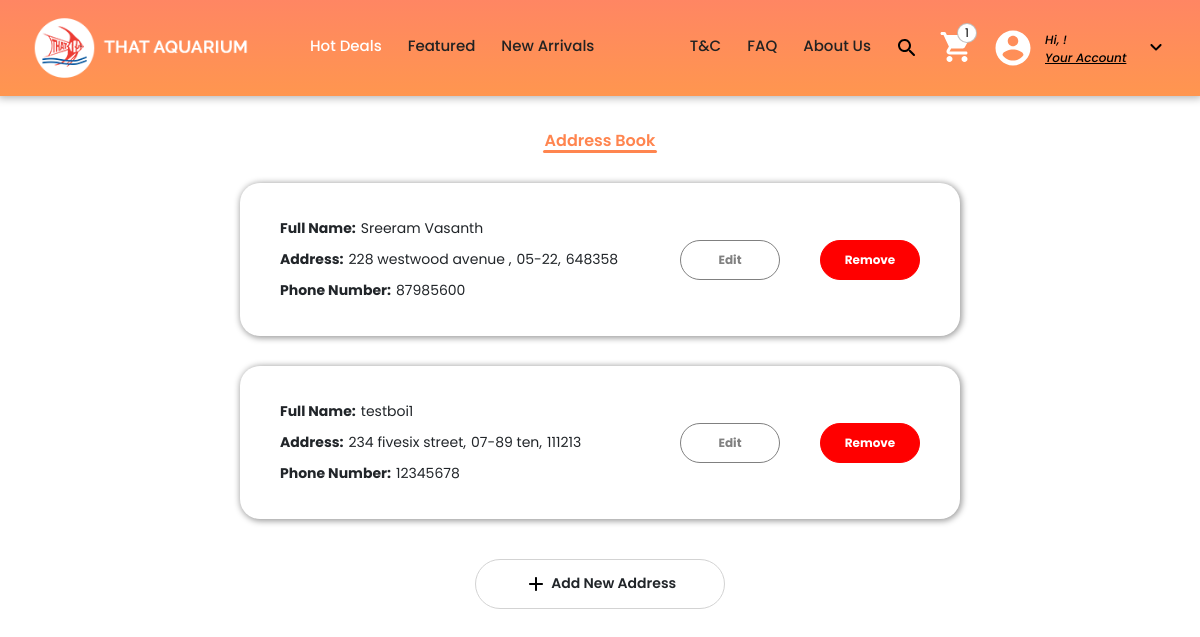
The page /address/ (signed in) on the database its author committed.
### store/models.py (models this page shows)
class Address(models.Model):
    customer = models.ForeignKey(User, on_delete=models.SET_NULL,null=True)
    fullname = models.CharField(max_length=150,null=True)
    phone = models.IntegerField(null=True)
    address1 = models.CharField(max_length=200,null=True)
    address2 = models.CharField(max_length=200,null=True)
    postcode = models.IntegerField(null=True)
    def __str__(self):
        return self.id.__str__()

### store/views.py (the view)
# urls.py: path('address/', views.address, name="address"),
@login_required(login_url="login")
def address(request):
    cartItem = cartItemData(request)
    addresses = addressData(request)
    context = {"cartItems": cartItem,"addresses":addresses}
    return render(request,'home_page/address.html',context)

### store/models.py (called while the page is built)
    @property
    def get_cart_items(self):
        orderitem = self.orderitem_set.all()
        total = sum([item.quantity for item in orderitem])
        return total

### store/utils.py (called while the page is built)
def cartItemData(request):
    if request.user.is_authenticated:
        customer = request.user
        order, created = Order.objects.get_or_create(customer=customer)
        cartItem = order.get_cart_items
    else:
        cartItem,items = CookieCart(request)
    return cartItem

def addressData(request):
    if request.user.is_authenticated:
        customer = request.user
        address = customer.address_set.all()
        print(address)
    return address

### store/templates/home_page/address.html (shortened to what this page needs)
{% extends 'home_page/main.html' %}
{% load static %}
{% block content %}
    <link href = "{% static 'css/address.css' %}" type = "text/css" rel="stylesheet">
    <link href = "{% static 'css/cart.css' %}" type = "text/css" rel="stylesheet">
    <h6 class = "address-header">
        Address Book
        <div class = "address-header-underline"></div>
    </h6>
    <div class = "addresses-list">
        {% for address in addresses %}
            <div class = "address-item">
                <div class = "details">
                    <div class = "details-specific details-specific-1">
                        <p class = "details-text details-name"><b>Full Name:</b></p>
                        <p class = "details-text details-name-value">{{ address.fullname }}</p>
                    </div>
                    <div class = "details-specific details-specific-2">
                        <p class = "details-text details-address"><b>Address:</b></p>
                        <p class = "details-text details-address-value-1">{{ address.address1 }},</p>
                        <p class = "details-text details-address-value-2">{{ address.address2 }},</p>
                        <p class = "details-text details-address-value-3">{{ address.postcode }}</p>
                    </div>
                    <div class = "details-specific details-specific-3">
                        <p class = "details-text details-number"><b>Phone Number:</b></p>
                        <p class = "details-text details-number-value">{{ address.phone }}</p>
                    </div>
                </div>
                <div class = "edit" data-id={{ address.id }}>Edit</div>
                <div class = "remove" data-id={{ address.id }}>Remove</div>
            </div>
        {% endfor %}
    </div>
    <div class = "new-address">
        <div>
            <img src = "{% static 'images/Shared/add-24px.svg' %}">
            Add New Address
        </div>
    </div>
{% endblock content %}

### store/static/css/main.css (style rules this page uses)
body { font-family: 'Poppins', sans-serif; }

### store/static/css/address.css (style rules this page uses)
.address-header { color: #ff854f; text-align: center; width: fit-content; margin: 35px auto 0px auto; font-weight: 600; font-size: 1rem; }
.address-header-underline { height: 3px; width: 100%; border-radius: 10px; background-color: #ff854f; display: inline-block; }
.address-item { display: flex; flex-direction: row; box-shadow: 1px 1px 6px 1px rgba(0, 0, 0, 0.4); width: 60vw; border-radius: 20px; margin: 30px auto 0px auto; }
.details-specific { display: flex; flex-direction: row; }
.details-text { margin: 5px 0px 5px 0px; font-size: 0.875rem; }
.details-name-value, .details-address-value-1, .details-address-value-2, .details-address-value-3, .details-number-value { padding-left: 5px; padding-right: 30px; }
.details-address-value-1, .details-address-value-2 { padding-right: 0px; }
.details { margin: 30px 0px 30px 40px; }
.edit, .remove { border: 1px solid grey; border-radius: 20px; height: 40px; width: 100px; margin: auto 40px auto 0px; text-align: center; display: flex; flex-direction: column; justify-content: center; font-size: 0.75rem; cursor: pointer; transition: 0.2s ease; font-weight: bold; }
.edit { margin-left: auto; color: grey; }
.remove { border-color: red; color: red; background-color: red; color: white; }
.new-address { box-shadow: 1px 1px 6px 1px rgba(0, 0, 0, 0.0); width: 250px; height: 50px; font-size: 0.875rem; font-weight: 600; cursor: pointer; text-align: center; display: flex; flex-direction: column; justify-content: center; border-radius: 25px; margin: 40px auto 50px auto; border: 1px solid transparent; transition: 0.2s ease; border: 1px solid lightgrey; }

### store/static/css/cart.css (style rules this page uses)
body { overflow-x: hidden; }

### rows shown on the page
Address: fullname "Sreeram Vasanth", address1 "228 westwood avenue", address2 "05-22", postcode "648358", phone "87985600"
Address: fullname "testboi1", address1 "234 fivesix street", address2 "07-89 ten", postcode "111213", phone "12345678"

### other values the page prints
{{ cartItems }} "1"
